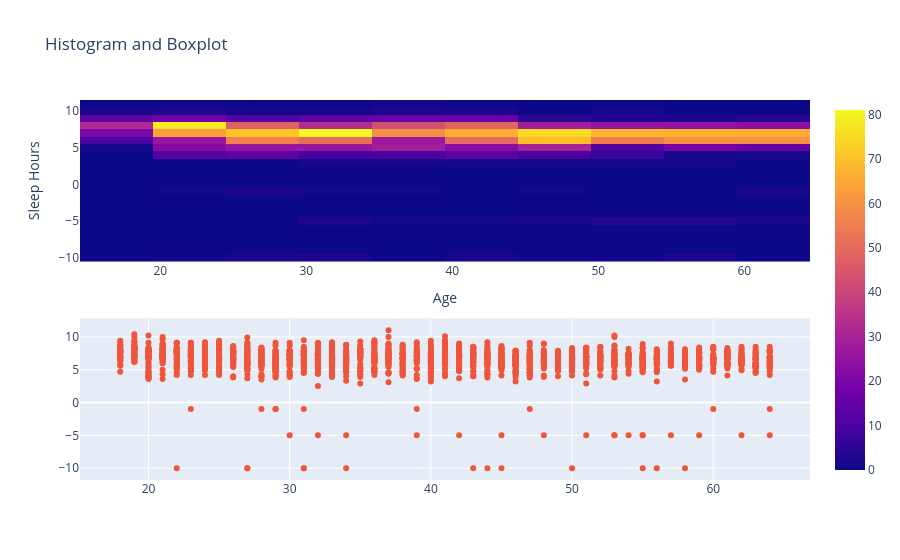

Here is the notebook cell this chart was saved with:
### Code cell
# Test ----> 2 variables -----> Numerical ------> Plotly
heatmap_scatter_plotly(data, 'Age', 'Sleep Hours')

### Figure 1 — Plotly figure (JSON) as saved in the notebook; plotly's stock layout.template omitted (floating-point values rounded to 4 significant figures; data arrays with more than 128 entries replaced by an {"elided": "..."} marker saying what was removed)
{"data": [{"name": "Heatmap", "type": "histogram2d", "x": {"elided": "2030 int values"}, "xaxis": "x", "y": {"elided": "2030 float values"}, "yaxis": "y"}, {"mode": "markers", "name": "Scatter Plot", "type": "scatter", "x": {"elided": "2030 int values"}, "xaxis": "x2", "y": {"elided": "2030 float values"}, "yaxis": "y2"}], "layout": {"title": {"text": "Histogram and Boxplot"}, "xaxis": {"anchor": "y", "domain": [0, 1], "title": {"text": "Age"}}, "xaxis2": {"anchor": "y2", "domain": [0, 1]}, "yaxis": {"anchor": "x", "domain": [0.575, 1], "title": {"text": "Sleep Hours"}}, "yaxis2": {"anchor": "x2", "domain": [0, 0.425]}}}
